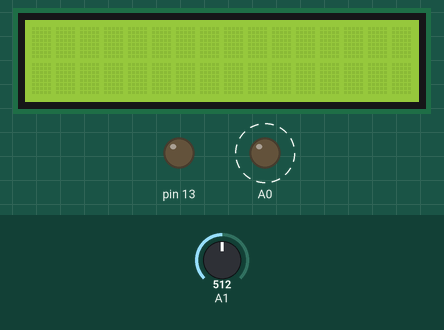
A sketch run on a simulated Arduino Uno, built with avr-gcc and run on an emulated ATmega328P. On the bench: 16×2 character LCD, output pins drawn as LEDs (lit = HIGH). Dashed ring = blinking. Inputs (shaded band) come from the test bench; at power-on: A1 = 512.

Above: at 1.2 s.
1.3 s: A1 set to 210
4.2 s: A1 set to 186
At 6.8 s:
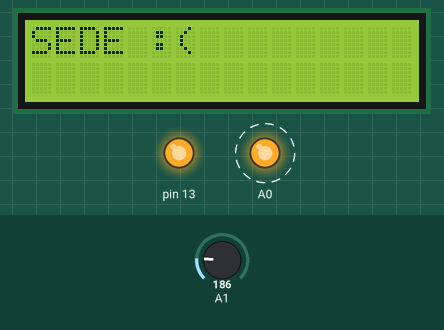
10.4 s: A1 set to 306
At 12.8 s:
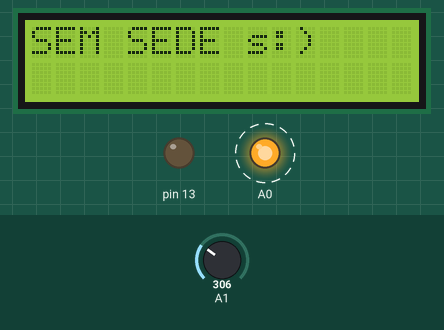
16.5 s: A1 set to 190
At 17.4 s:
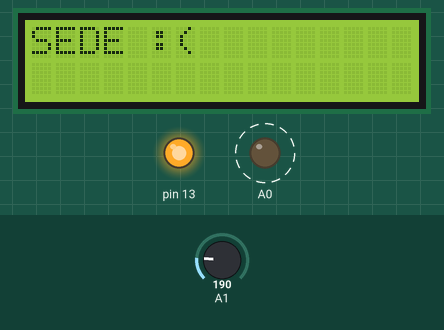
22.7 s: A1 set to 511
At 23.7 s:
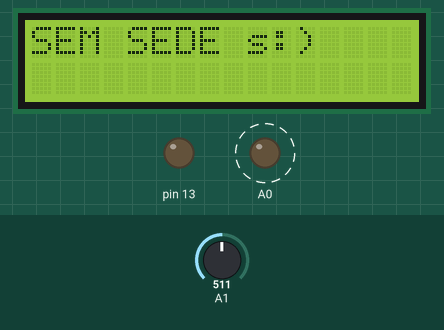
Timing chart, 0 to 29.9 s (numbered marks = the images above; inputs shaded):
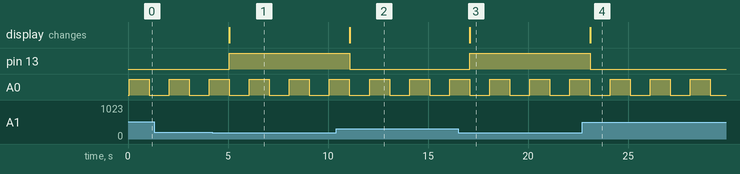

Measured:
- the behaviour switches between 200 and 199 on A1 (found by bisection; images 0 and 1)
- after the input at 4.2 s, pin 13: LOW → HIGH after 0.87 s; the display: changes after 0.87 s (image 1)
- after the input at 10.4 s, pin 13: HIGH → LOW after 0.68 s; the display: changes after 0.69 s (image 2)
- after the input at 16.5 s, pin 13: LOW → HIGH after 0.59 s; the display: changes after 0.60 s (image 3)
- after the input at 22.7 s, pin 13: HIGH → LOW after 0.40 s; the display: changes after 0.41 s (image 4)
- by itself, A0: alternates HIGH for 1.0 s and LOW for 1.0 s

The sketch:

medidor-umidade.ino
```cpp
#include <Adafruit_LiquidCrystal.h>
Adafruit_LiquidCrystal lcd_1(0);

int umidade;
int c=1;
void setup()
{

    pinMode(A0,OUTPUT);
    pinMode(A1,INPUT);
    pinMode(13,OUTPUT);
    lcd_1.begin(16, 2);
}

void loop()
{

    digitalWrite(A0,HIGH);
    delay(1000);
    umidade=analogRead(A1);//le a umidade
    digitalWrite(A0,LOW);//evitar a corrosão


    if(umidade<200&&c==1){
        lcd_1.clear();
        digitalWrite(13,HIGH);
        lcd_1.print("SEDE :(");
        c=0;
    }
    else{
        if(umidade>200&&c==0){
        lcd_1.clear();
        digitalWrite(13,LOW);
        lcd_1.print("SEM SEDE s:)");
        c=1;
        }

    }
    delay(1000);
}
```
